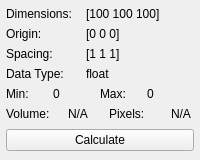
          <widget class="QWidget" name="info_bar_" native="true">
           <layout class="QVBoxLayout" name="verticalLayout_6">
            <property name="spacing">
             <number>0</number>
            </property>
            <property name="leftMargin">
             <number>6</number>
            </property>
            <property name="topMargin">
             <number>4</number>
            </property>
            <property name="rightMargin">
             <number>6</number>
            </property>
            <property name="bottomMargin">
             <number>4</number>
            </property>
            <item>
             <widget class="QWidget" name="dimensions_widget_" native="true">
              <property name="minimumSize">
               <size>
                <width>0</width>
                <height>20</height>
               </size>
              </property>
              <property name="maximumSize">
               <size>
                <width>16777215</width>
                <height>20</height>
               </size>
              </property>
              <layout class="QHBoxLayout" name="horizontalLayout_16">
               <property name="spacing">
                <number>0</number>
               </property>
               <property name="margin">
                <number>0</number>
               </property>
               <item>
                <widget class="QLabel" name="dimensions_label_">
                 <property name="maximumSize">
                  <size>
                   <width>80</width>
                   <height>16777215</height>
                  </size>
                 </property>
                 <property name="text">
                  <string>Dimensions:</string>
                 </property>
                </widget>
               </item>
               <item>
                <widget class="QLabel" name="dimensions_">
                 <property name="text">
                  <string>[100 100 100]</string>
                 </property>
                </widget>
               </item>
              </layout>
             </widget>
            </item>
            <item>
             <widget class="QWidget" name="origin_widget_" native="true">
              <property name="minimumSize">
               <size>
                <width>0</width>
                <height>20</height>
               </size>
              </property>
              <property name="maximumSize">
               <size>
                <width>16777215</width>
                <height>20</height>
               </size>
              </property>
              <layout class="QHBoxLayout" name="horizontalLayout_17">
               <property name="spacing">
                <number>0</number>
               </property>
               <property name="margin">
                <number>0</number>
               </property>
               <item>
                <widget class="QLabel" name="label_5">
                 <property name="maximumSize">
                  <size>
                   <width>80</width>
                   <height>16777215</height>
                  </size>
                 </property>
                 <property name="text">
                  <string>Origin:</string>
                 </property>
                </widget>
               </item>
               <item>
                <widget class="QLabel" name="origin_label_">
                 <property name="text">
                  <string>[0 0 0]</string>
                 </property>
                </widget>
               </item>
              </layout>
             </widget>
            </item>
            <item>
             <widget class="QWidget" name="spacing_widget_" native="true">
              <property name="minimumSize">
               <size>
                <width>0</width>
                <height>20</height>
               </size>
              </property>
              <property name="maximumSize">
               <size>
                <width>16777215</width>
                <height>20</height>
               </size>
              </property>
              <layout class="QHBoxLayout" name="horizontalLayout_18">
               <property name="spacing">
                <number>0</number>
               </property>
               <property name="margin">
                <number>0</number>
               </property>
               <item>
                <widget class="QLabel" name="label_7">
                 <property name="maximumSize">
                  <size>
                   <width>80</width>
                   <height>16777215</height>
                  </size>
                 </property>
                 <property name="text">
                  <string>Spacing:</string>
                 </property>
                </widget>
               </item>
               <item>
                <widget class="QLabel" name="spacing_label_">
                 <property name="text">
                  <string>[1 1 1]</string>
                 </property>
                </widget>
               </item>
              </layout>
             </widget>
            </item>
            <item>
             <widget class="QWidget" name="datainfo_widget_" native="true">
              <property name="minimumSize">
               <size>
                <width>0</width>
                <height>20</height>
               </size>
              </property>
              <layout class="QVBoxLayout" name="verticalLayout_11">
               <property name="spacing">
                <number>0</number>
               </property>
               <property name="margin">
                <number>0</number>
               </property>
               <item>
                <widget class="QWidget" name="data_type_widget_" native="true">
                 <property name="minimumSize">
                  <size>
                   <width>0</width>
                   <height>20</height>
                  </size>
                 </property>
                 <property name="maximumSize">
                  <size>
                   <width>16777215</width>
                   <height>20</height>
                  </size>
                 </property>
                 <layout class="QHBoxLayout" name="horizontalLayout_19">
                  <property name="spacing">
                   <number>0</number>
                  </property>
                  <property name="margin">
                   <number>0</number>
                  </property>
                  <item>
                   <widget class="QLabel" name="label_9">
                    <property name="maximumSize">
                     <size>
                      <width>80</width>
                      <height>16777215</height>
                     </size>
                    </property>
                    <property name="text">
                     <string>Data Type:</string>
                    </property>
                   </widget>
                  </item>
                  <item>
                   <widget class="QLabel" name="datatype_label_">
                    <property name="text">
                     <string>float</string>
                    </property>
                   </widget>
                  </item>
                 </layout>
                </widget>
               </item>
               <item>
                <widget class="QWidget" name="min_max_widget_" native="true">
                 <property name="minimumSize">
                  <size>
                   <width>0</width>
                   <height>20</height>
                  </size>
                 </property>
                 <property name="maximumSize">
                  <size>
                   <width>16777215</width>
                   <height>20</height>
                  </size>
                 </property>
                 <layout class="QHBoxLayout" name="horizontalLayout_20">
                  <property name="spacing">
                   <number>0</number>
                  </property>
                  <property name="margin">
                   <number>0</number>
                  </property>
                  <item>
                   <widget class="QLabel" name="label_11">
                    <property name="text">
                     <string>Min:</string>
                    </property>
                   </widget>
                  </item>
                  <item>
                   <widget class="QLabel" name="min_label_">
                    <property name="text">
                     <string>0</string>
                    </property>
                   </widget>
                  </item>
                  <item>
                   <widget class="QLabel" name="label_12">
                    <property name="text">
                     <string>Max:</string>
                    </property>
                   </widget>
                  </item>
                  <item>
                   <widget class="QLabel" name="max_label_">
                    <property name="text">
                     <string>0</string>
                    </property>
                   </widget>
                  </item>
                 </layout>
                </widget>
               </item>
              </layout>
             </widget>
            </item>
            <item>
             <widget class="QWidget" name="mask_volume_widget_" native="true">
              <layout class="QVBoxLayout" name="verticalLayout_16">
               <property name="spacing">
                <number>0</number>
               </property>
               <property name="margin">
                <number>0</number>
               </property>
               <item>
                <widget class="QWidget" name="widget_9" native="true">
                 <property name="minimumSize">
                  <size>
                   <width>0</width>
                   <height>20</height>
                  </size>
                 </property>
                 <layout class="QHBoxLayout" name="horizontalLayout_21" stretch="6,5">
                  <property name="spacing">
                   <number>0</number>
                  </property>
                  <property name="margin">
                   <number>0</number>
                  </property>
                  <item>
                   <widget class="QWidget" name="widget_6" native="true">
                    <layout class="QHBoxLayout" name="horizontalLayout_5">
                     <property name="spacing">
                      <number>0</number>
                     </property>
                     <property name="margin">
                      <number>0</number>
                     </property>
                     <item>
                      <widget class="QLabel" name="label_3">
                       <property name="minimumSize">
                        <size>
                         <width>62</width>
                         <height>0</height>
                        </size>
                       </property>
                       <property name="maximumSize">
                        <size>
                         <width>62</width>
                         <height>16777215</height>
                        </size>
                       </property>
                       <property name="text">
                        <string>Volume:</string>
                       </property>
                      </widget>
                     </item>
                     <item>
                      <widget class="QLabel" name="mask_volume_label_">
                       <property name="text">
                        <string>N/A</string>
                       </property>
                      </widget>
                     </item>
                    </layout>
                   </widget>
                  </item>
                  <item>
                   <widget class="QWidget" name="widget_5" native="true">
                    <layout class="QHBoxLayout" name="horizontalLayout_11">
                     <property name="spacing">
                      <number>0</number>
                     </property>
                     <property name="margin">
                      <number>0</number>
                     </property>
                     <item>
                      <widget class="QLabel" name="label_8">
                       <property name="minimumSize">
                        <size>
                         <width>62</width>
                         <height>0</height>
                        </size>
                       </property>
                       <property name="maximumSize">
                        <size>
                         <width>62</width>
                         <height>16777215</height>
                        </size>
                       </property>
                       <property name="text">
                        <string>Pixels:</string>
                       </property>
                      </widget>
                     </item>
                     <item>
                      <widget class="QLabel" name="mask_pixel_count_">
                       <property name="text">
                        <string>N/A</string>
                       </property>
                      </widget>
                     </item>
                    </layout>
                   </widget>
                  </item>
                 </layout>
                </widget>
               </item>
               <item>
                <widget class="QWidget" name="widget_8" native="true">
                 <property name="minimumSize">
                  <size>
                   <width>0</width>
                   <height>32</height>
                  </size>
                 </property>
                 <layout class="QHBoxLayout" name="horizontalLayout_10">
                  <property name="spacing">
                   <number>0</number>
                  </property>
                  <property name="margin">
                   <number>0</number>
                  </property>
                  <item>
                   <widget class="QPushButton" name="calculate_volume_button_">
                    <property name="toolTip">
                     <string>Calculate the volume in world space and index space</string>
                    </property>
                    <property name="text">
                     <string>Calculate</string>
                    </property>
                   </widget>
                  </item>
                 </layout>
                </widget>
               </item>
              </layout>
             </widget>
            </item>
           </layout>
          </widget>
